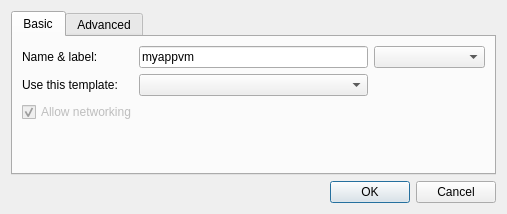
<?xml version="1.0" encoding="UTF-8"?>
<ui version="4.0">
 <class>NewAppVMDlg</class>
 <widget class="QDialog" name="NewAppVMDlg">
  <property name="geometry">
   <rect>
    <x>0</x>
    <y>0</y>
    <width>507</width>
    <height>209</height>
   </rect>
  </property>
  <property name="windowTitle">
   <string>Create New AppVM</string>
  </property>
  <property name="windowIcon">
   <iconset>
    <normaloff>:/qubes.png</normaloff>:/qubes.png</iconset>
  </property>
  <layout class="QGridLayout" name="gridLayout_3">
   <item row="2" column="0">
    <widget class="QTabWidget" name="tabWidget">
     <property name="currentIndex">
      <number>0</number>
     </property>
     <widget class="QWidget" name="tab">
      <attribute name="title">
       <string>Basic</string>
      </attribute>
      <layout class="QGridLayout" name="gridLayout_2">
       <item row="0" column="1" colspan="2">
        <widget class="QLineEdit" name="vmname">
         <property name="text">
          <string>myappvm</string>
         </property>
        </widget>
       </item>
       <item row="0" column="3">
        <widget class="QComboBox" name="vmlabel">
         <property name="frame">
          <bool>true</bool>
         </property>
        </widget>
       </item>
       <item row="0" column="0">
        <widget class="QLabel" name="label">
         <property name="text">
          <string>Name &amp; label:</string>
         </property>
        </widget>
       </item>
       <item row="1" column="1" colspan="2">
        <widget class="QComboBox" name="template_name"/>
       </item>
       <item row="1" column="0">
        <widget class="QLabel" name="label_2">
         <property name="text">
          <string>Use this template:</string>
         </property>
        </widget>
       </item>
       <item row="3" column="0">
        <spacer name="verticalSpacer">
         <property name="orientation">
          <enum>Qt::Vertical</enum>
         </property>
         <property name="sizeHint" stdset="0">
          <size>
           <width>20</width>
           <height>40</height>
          </size>
         </property>
        </spacer>
       </item>
       <item row="2" column="0" colspan="2">
        <widget class="QCheckBox" name="checkBox_2">
         <property name="enabled">
          <bool>false</bool>
         </property>
         <property name="text">
          <string>Allow networking</string>
         </property>
         <property name="checked">
          <bool>true</bool>
         </property>
        </widget>
       </item>
      </layout>
     </widget>
     <widget class="QWidget" name="tab_2">
      <attribute name="title">
       <string>Advanced</string>
      </attribute>
      <layout class="QGridLayout" name="gridLayout_4">
       <item row="0" column="0">
        <widget class="QGroupBox" name="groupBox">
         <property name="title">
          <string>Disk storage</string>
         </property>
         <layout class="QGridLayout" name="gridLayout">
          <item row="0" column="1">
           <widget class="QSpinBox" name="priv_size">
            <property name="enabled">
             <bool>false</bool>
            </property>
            <property name="alignment">
             <set>Qt::AlignRight|Qt::AlignTrailing|Qt::AlignVCenter</set>
            </property>
            <property name="maximum">
             <number>10000</number>
            </property>
            <property name="value">
             <number>2</number>
            </property>
           </widget>
          </item>
          <item row="2" column="0">
           <widget class="QCheckBox" name="priv_allow_to_grow">
            <property name="enabled">
             <bool>false</bool>
            </property>
            <property name="text">
             <string>Allow to grow</string>
            </property>
           </widget>
          </item>
          <item row="0" column="2">
           <widget class="QLabel" name="label_5">
            <property name="text">
             <string>GB</string>
            </property>
           </widget>
          </item>
          <item row="0" column="0">
           <widget class="QLabel" name="label_3">
            <property name="text">
             <string>Private storage max. size</string>
            </property>
           </widget>
          </item>
          <item row="3" column="0">
           <widget class="QCheckBox" name="checkBox">
            <property name="enabled">
             <bool>false</bool>
            </property>
            <property name="text">
             <string>Include in backups</string>
            </property>
            <property name="checked">
             <bool>true</bool>
            </property>
           </widget>
          </item>
         </layout>
        </widget>
       </item>
       <item row="0" column="1">
        <widget class="QGroupBox" name="groupBox_2">
         <property name="title">
          <string>Memory/CPU</string>
         </property>
         <layout class="QGridLayout" name="gridLayout_5">
          <item row="0" column="1">
           <widget class="QSpinBox" name="mem_size">
            <property name="enabled">
             <bool>false</bool>
            </property>
            <property name="alignment">
             <set>Qt::AlignRight|Qt::AlignTrailing|Qt::AlignVCenter</set>
            </property>
            <property name="maximum">
             <number>10000</number>
            </property>
            <property name="singleStep">
             <number>100</number>
            </property>
            <property name="value">
             <number>400</number>
            </property>
           </widget>
          </item>
          <item row="0" column="2">
           <widget class="QLabel" name="label_6">
            <property name="text">
             <string>MB</string>
            </property>
           </widget>
          </item>
          <item row="1" column="1">
           <widget class="QSpinBox" name="spinBox">
            <property name="enabled">
             <bool>false</bool>
            </property>
            <property name="alignment">
             <set>Qt::AlignRight|Qt::AlignTrailing|Qt::AlignVCenter</set>
            </property>
            <property name="value">
             <number>1</number>
            </property>
           </widget>
          </item>
          <item row="1" column="2">
           <widget class="QLabel" name="label_4">
            <property name="text">
             <string>VCPUs</string>
            </property>
           </widget>
          </item>
         </layout>
        </widget>
       </item>
       <item row="1" column="0">
        <spacer name="verticalSpacer_2">
         <property name="orientation">
          <enum>Qt::Vertical</enum>
         </property>
         <property name="sizeHint" stdset="0">
          <size>
           <width>20</width>
           <height>40</height>
          </size>
         </property>
        </spacer>
       </item>
      </layout>
     </widget>
    </widget>
   </item>
   <item row="3" column="0">
    <widget class="QDialogButtonBox" name="buttonBox">
     <property name="orientation">
      <enum>Qt::Horizontal</enum>
     </property>
     <property name="standardButtons">
      <set>QDialogButtonBox::Cancel|QDialogButtonBox::Ok</set>
     </property>
    </widget>
   </item>
  </layout>
 </widget>
 <resources/>
 <connections>
  <connection>
   <sender>buttonBox</sender>
   <signal>accepted()</signal>
   <receiver>NewAppVMDlg</receiver>
   <slot>accept()</slot>
   <hints>
    <hint type="sourcelabel">
     <x>248</x>
     <y>254</y>
    </hint>
    <hint type="destinationlabel">
     <x>157</x>
     <y>274</y>
    </hint>
   </hints>
  </connection>
  <connection>
   <sender>buttonBox</sender>
   <signal>rejected()</signal>
   <receiver>NewAppVMDlg</receiver>
   <slot>reject()</slot>
   <hints>
    <hint type="sourcelabel">
     <x>316</x>
     <y>260</y>
    </hint>
    <hint type="destinationlabel">
     <x>286</x>
     <y>274</y>
    </hint>
   </hints>
  </connection>
 </connections>
</ui>
